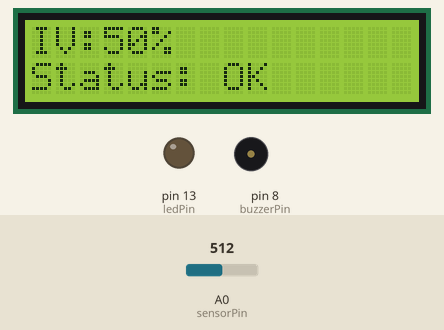
This sketch was run on a simulated Arduino Uno, built with avr-gcc and run on an emulated ATmega328P. Shown: 16×2 character LCD, output pins drawn as LEDs (lit = HIGH), buzzer (waves = sounding). The test bench sets the inputs (shaded band); at power-on: A0 (sensorPin) = 512.

Above: at 1.2 s.
1.3 s: A0 (sensorPin) set to 307
At 2.8 s:
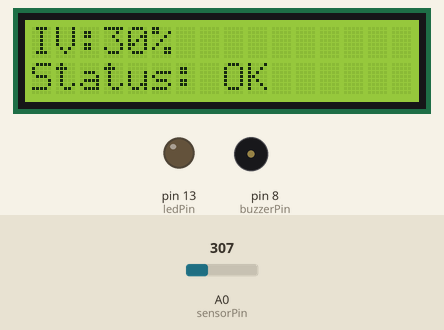
3.1 s: A0 (sensorPin) set to 281
At 3.9 s:
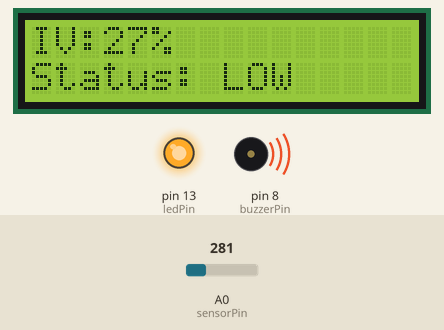
4.7 s: A0 (sensorPin) set to 310
At 6.2 s:
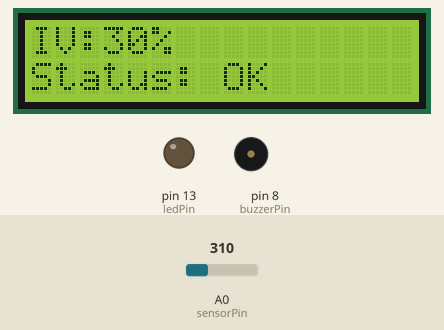
Timing chart, 0 to 7.7 s (numbered marks = the images above; inputs shaded):
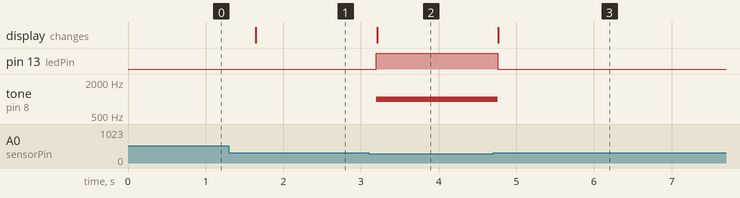

Measured:
- the behaviour switches between 300 and 299 on A0 (sensorPin) (found by bisection; images 1 and 2)
- after the input at 1.3 s, the display: changes after 0.35 s (image 1)
- after the input at 3.1 s, pin 13 (ledPin): LOW → HIGH after 0.10 s; tone on pin 8 (buzzerPin): silent → 1000 Hz after 0.10 s; the display: changes after 0.11 s (image 2)
- after the input at 4.7 s, pin 13 (ledPin): HIGH → LOW after 0.06 s; tone on pin 8 (buzzerPin): 1000 Hz → silent after 0.06 s; the display: changes after 0.07 s (image 3)

The sketch:

Smart_IV_Monitoring.ino.ino
```cpp
#include <LiquidCrystal_I2C.h>
#include <Wire.h>

LiquidCrystal_I2C lcd(0x27, 16, 2);

int sensorPin = A0;
int ledPin = 13;
int buzzerPin = 8;

void setup()
{
  pinMode(ledPin, OUTPUT);
  pinMode(buzzerPin, OUTPUT);

  lcd.init();
  lcd.backlight();

  Serial.begin(9600);
}

void loop()
{
  int level = analogRead(sensorPin);

  int percentage = map(level, 0, 1023, 0, 100);

  lcd.clear();

  lcd.setCursor(0,0);
  lcd.print("IV:");
  lcd.print(percentage);
  lcd.print("%");

  if(level < 300)
  {
    digitalWrite(ledPin, HIGH);
    tone(buzzerPin, 1000);

    lcd.setCursor(0,1);
    lcd.print("Status: LOW");
  }
  else
  {
    digitalWrite(ledPin, LOW);
    noTone(buzzerPin);

    lcd.setCursor(0,1);
    lcd.print("Status: OK ");
  }

  delay(500);
}
```
